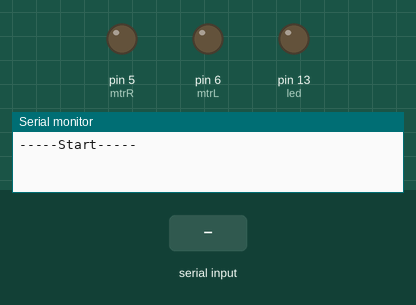
Simulated run of this sketch. Board: Arduino Uno, built with avr-gcc and run on an emulated ATmega328P. Parts: output pins drawn as LEDs (lit = HIGH), the last lines printed to the serial monitor. The test bench sets the inputs (shaded band).

Above: at 1.2 s.
1.3 s: "90,45\n" received over Serial
At 1.7 s:
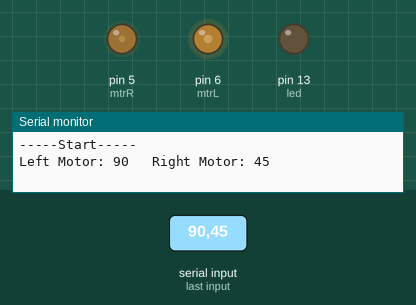
2.8 s: "30,150\n" received over Serial
At 4.0 s:
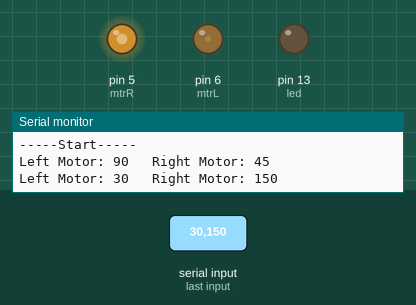
4.3 s: "5\n" received over Serial
At 5.0 s:
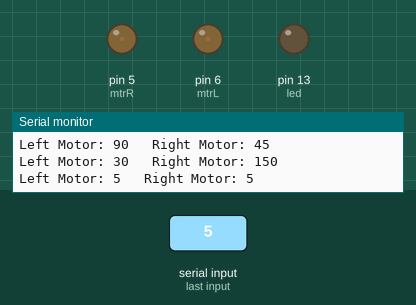
5.8 s: "90\n" received over Serial
At 6.2 s:
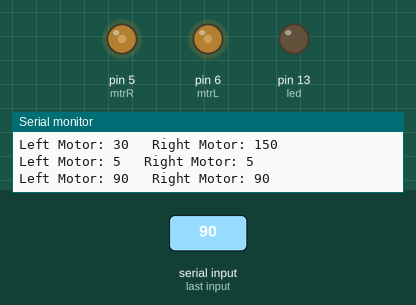
7.3 s: "200\n" received over Serial
At 8.5 s:
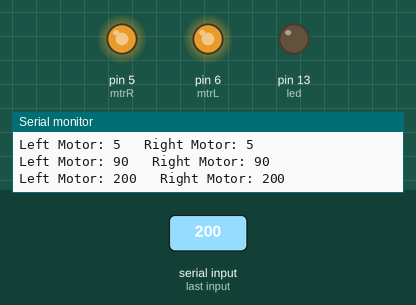
8.8 s: "1,90\n" received over Serial
At 9.7 s:
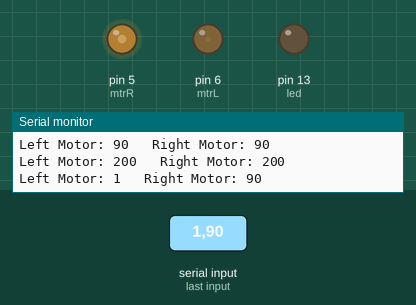
Timing chart, 0 to 11.3 s (numbered marks = the images above; inputs shaded):
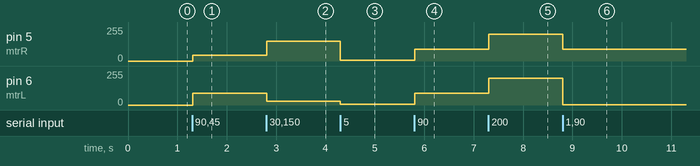

Measured:
- after the input at 1.3 s, pin 5 (mtrR): 0/255 → 45/255 at once; pin 6 (mtrL): 0/255 → 90/255 at once
- after the input at 2.8 s, pin 5 (mtrR): 45/255 → 150/255 at once; pin 6 (mtrL): 90/255 → 30/255 at once
- after the input at 4.3 s, pin 5 (mtrR): 150/255 → 5/255 at once; pin 6 (mtrL): 30/255 → 5/255 at once
- after the input at 5.8 s, pin 5 (mtrR), pin 6 (mtrL): 5/255 → 90/255 at once
- after the input at 7.3 s, pin 5 (mtrR), pin 6 (mtrL): 90/255 → 200/255 at once
- after the input at 8.8 s, pin 5 (mtrR): 200/255 → 90/255 at once; pin 6 (mtrL): 200/255 → 1/255 at once

The sketch:

Car_Arduino.ino
```cpp
//Geoff Spielman
//April 23, 2016

const int led = 13;
const int mtrL = 6;
const int mtrR = 5;

int mL = 0, mR = 0;

String inputString = "";
boolean needChange = false;

void setup() {
  Serial.begin(9600);
  pinMode(led, OUTPUT);
  inputString.reserve(200);
  Serial.println("-----Start-----");
}

void loop() {

  if (needChange)
  {
    //Serial.print("Arduino rec: ");
    //Serial.println(inputString);
    Serial.print("Left Motor: ");
    Serial.print(mL);
    Serial.print("   Right Motor: ");
    Serial.println(mR);

    analogWrite(mtrL, mL);
    analogWrite(mtrR, mR);
    inputString = "";
    needChange = false;
  }
}

void serialEvent()
{
  while (Serial.available())
  {
    char inChar = (char)Serial.read();
    inputString += inChar;
    if (inChar == '\n' || inChar == '!') //if 'end with newline' is not enabled on serial monitor, end with !
    {
      int commaIndex = inputString.indexOf(",");
      int endIndex = inputString.indexOf("!");
      if (endIndex == -1)
      {
        endIndex = inputString.indexOf("/n");
      }
      mL = inputString.substring(0, commaIndex).toInt();
      mR = inputString.substring(commaIndex + 1, endIndex).toInt();
      needChange = true;
    }
  }
}
```
